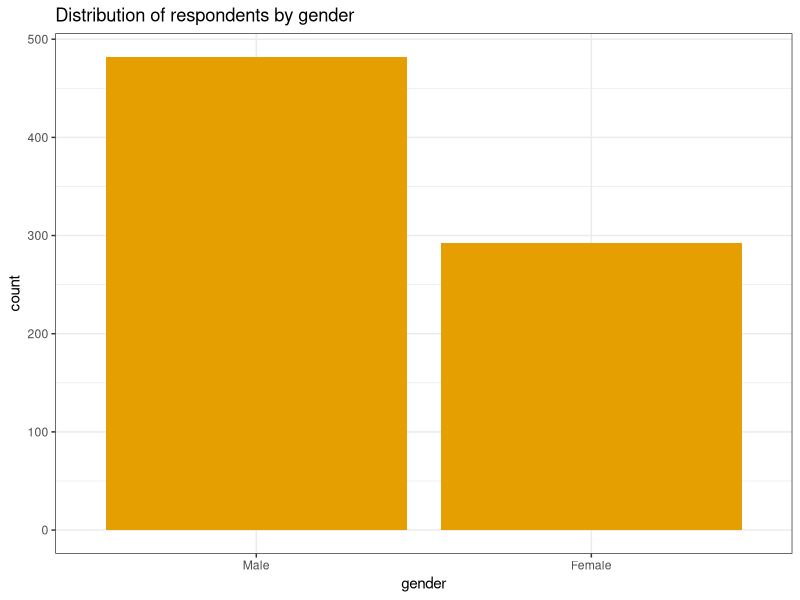
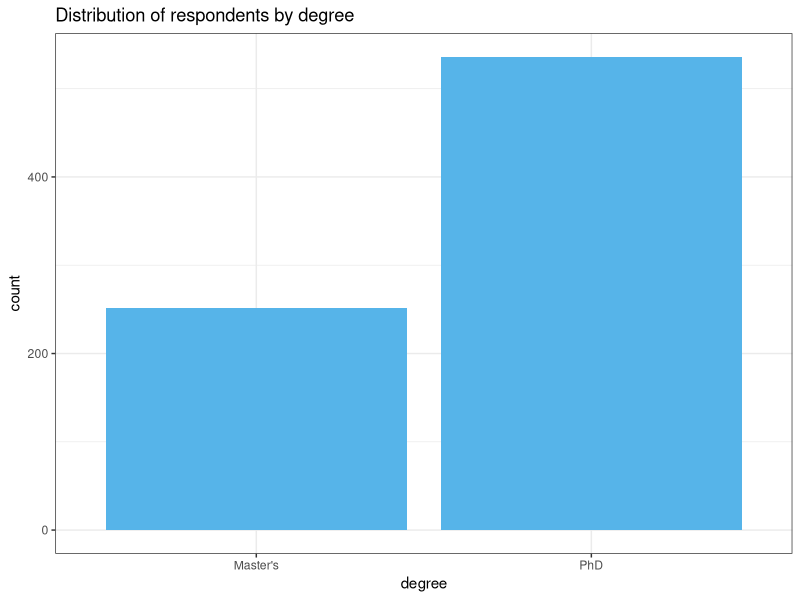
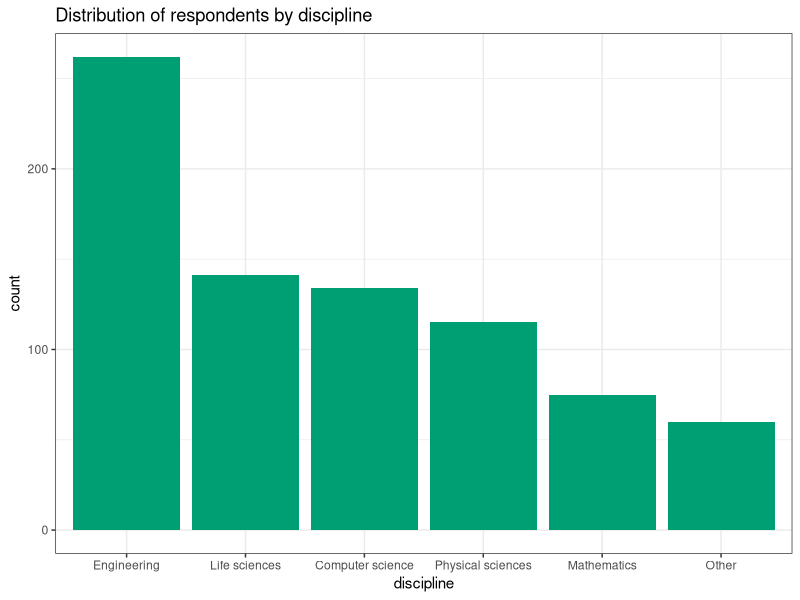
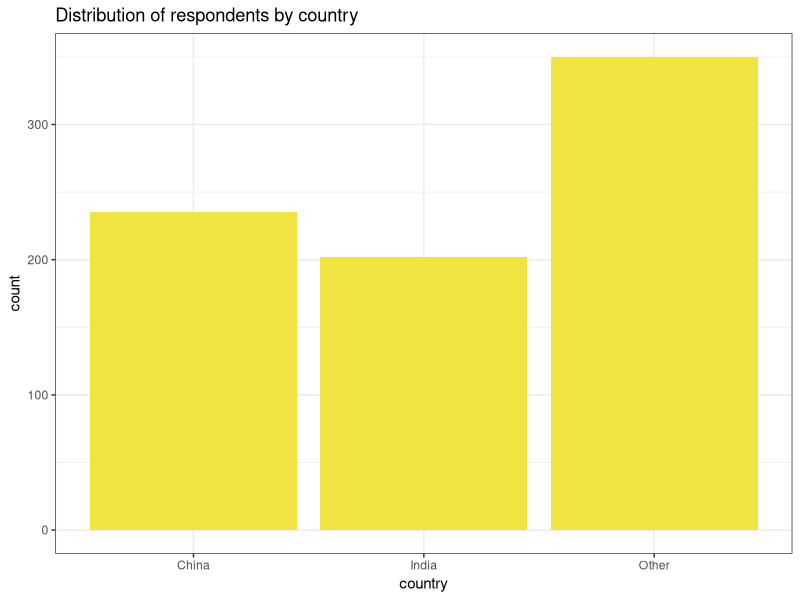
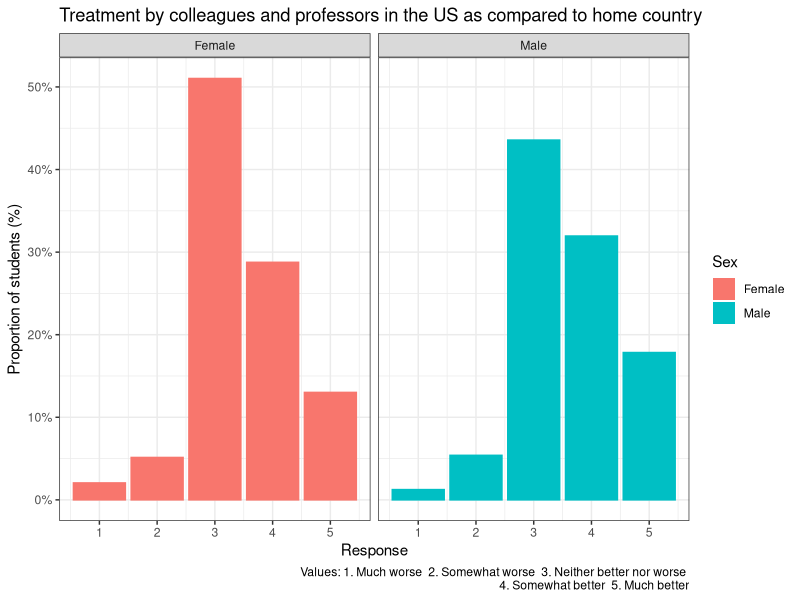
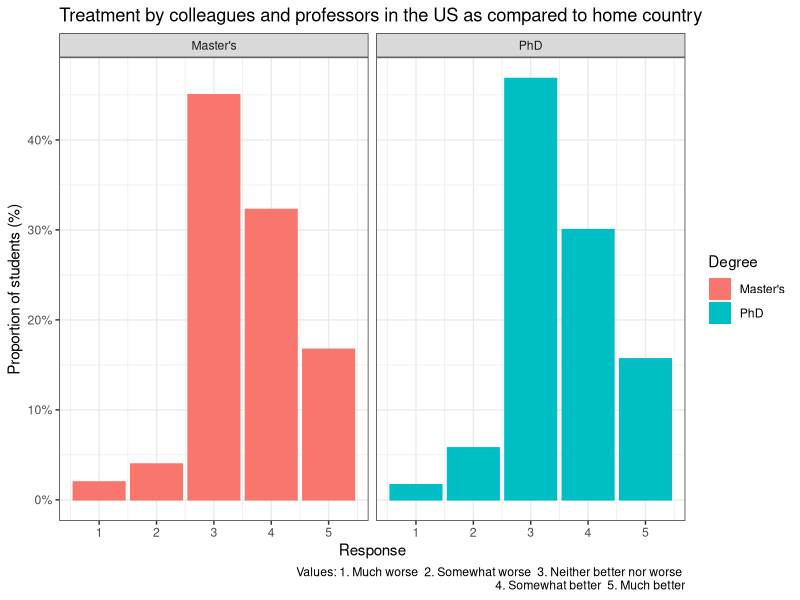
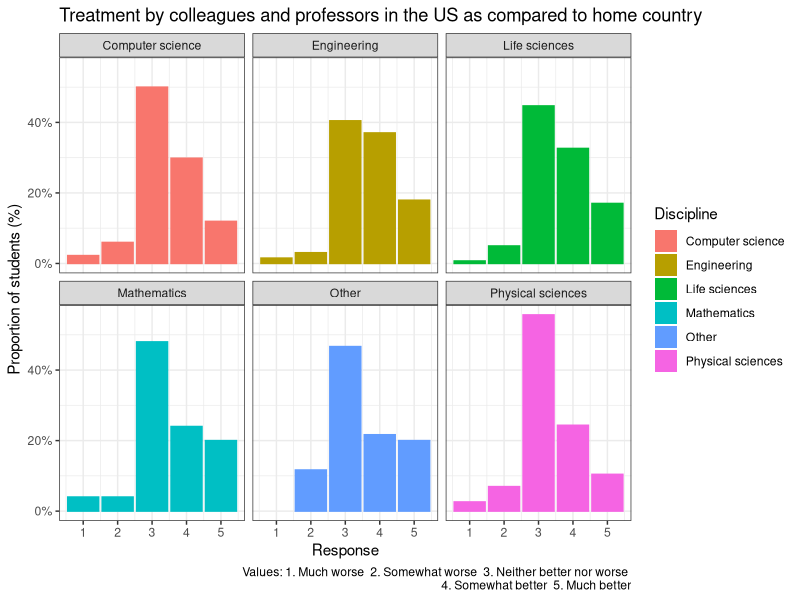
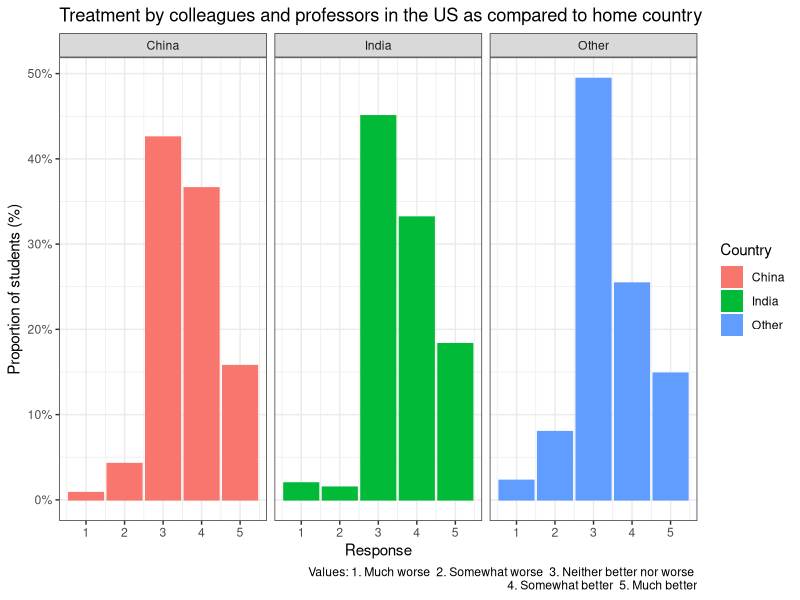

Recreate these plots in R, in order.
## ---- chunk 1
knitr::opts_chunk$set(echo = TRUE, tidy = TRUE)
library(tidyverse)
cb_palette = c("#999999", "#E69F00", "#56B4E9", "#009E73", "#F0E442", "#0072B2", "#D55E00", "#CC79A7")
## ---- chunk 2
country = read.csv("Country-List-Metadata.csv")
# dom = read.csv("Domestic-graduate-student-survey-results.csv")
inter.data = read.csv("International-graduate-student-survey-results.csv")
# Q39
acad.experience <- rowSums(select(inter.data, Q39_1 , Q39_2 , Q39_3 , Q39_4 , Q39_5 , Q39_6 , Q39_7), na.rm = FALSE, dims = 1)/7
# acad.experience = round(acad.experience)
# Q43
acad.challenges =  as.numeric(inter.data$Q43_1 | inter.data$Q43_2 |inter.data$Q43_3 |inter.data$Q43_4 |inter.data$Q43_5 |inter.data$Q43_7)
inter.small = select(inter.data, Q2, Q3, Q4, Q5, Q22, Q36, Q40, Q41, Q42, Q28)
inter.small$Q39 = acad.experience
inter.small$Q43 = acad.challenges
## ---- chunk 3
inter.small$gender <- as.factor(ifelse(inter.small$Q3==1, "Male", ifelse(inter.small$Q3==2, "Female", NA)))
gender_order <- c("Male", "Female")
ggplot(inter.small[!is.na(inter.small$gender),], aes(x=gender)) + stat_count(fill="#E69F00") + theme_bw() +
  ggtitle("Distribution of respondents by gender") +
  scale_x_discrete(limits = gender_order)
## ---- chunk 4
inter.small$degree <- as.factor(ifelse(inter.small$Q4==1, "Master's", "PhD"))
ggplot(inter.small, aes(x=degree)) + stat_count(fill="#56B4E9") + theme_bw() +
  ggtitle("Distribution of respondents by degree")
## ---- chunk 5
inter.small$discipline <- as.factor(ifelse(inter.small$Q5==1, "Life sciences", ifelse(inter.small$Q5==2, "Physical sciences", ifelse(inter.small$Q5==3, "Engineering", ifelse(inter.small$Q5==4, "Mathematics", ifelse(inter.small$Q5==5, "Computer science", "Other"))))))
disc_order <- c("Engineering", "Life sciences", "Computer science", "Physical sciences", "Mathematics", "Other")
ggplot(inter.small, aes(x=discipline)) + stat_count(fill="#009E73") + theme_bw() +
  ggtitle("Distribution of respondents by discipline") +
  scale_x_discrete(limits = disc_order)
## ---- chunk 6
inter.small$country <- as.factor(ifelse(inter.small$Q22==44, "China", ifelse(inter.small$Q22==91, "India", "Other")))
country_order <- c("China", "India", "Other")
ggplot(inter.small, aes(x=country)) + stat_count(fill="#F0E442") + theme_bw() +
  ggtitle("Distribution of respondents by country") +
  scale_x_discrete(limits = country_order)
## ---- chunk 7
inter.small$likelihood = recode(inter.small$Q28, `1` = 2, `3` = 1, `2` = 0)
inter.small$likelihood = as.factor(inter.small$likelihood)
levels(inter.small$likelihood) <- c("Unlikely", "Somewhat likely", "Very likely")
## ---- chunk 8
ggplot(inter.small[!is.na(inter.small$gender),], aes(x=Q40, color=gender, fill=gender)) +
  geom_bar(mapping = aes(x = Q40, y = ..prop.., group = 1), stat = "count") +
  scale_y_continuous(labels = scales::percent_format(accuracy = 1)) +
  facet_wrap(~gender) +
  guides(fill = guide_legend(title="Sex"), color = FALSE) +
  ggtitle("Treatment by colleagues and professors in the US as compared to home country") +
  labs(caption="Values: 1. Much worse  2. Somewhat worse  3. Neither better nor worse \n  4. Somewhat better  5. Much better") +
  xlab("Response") + ylab("Proportion of students (%)") +
  theme_bw()
## ---- chunk 9
ggplot(inter.small[!is.na(inter.small$degree),], aes(x=Q40, color=degree, fill=degree)) +
  geom_bar(mapping = aes(x = Q40, y = ..prop.., group = 1), stat = "count") +
  scale_y_continuous(labels = scales::percent_format(accuracy = 1)) +
  facet_wrap(~degree) +
  guides(fill = guide_legend(title="Degree"), color = FALSE) +
  ggtitle("Treatment by colleagues and professors in the US as compared to home country") +
  labs(caption="Values: 1. Much worse  2. Somewhat worse  3. Neither better nor worse \n  4. Somewhat better  5. Much better") +
  xlab("Response") + ylab("Proportion of students (%)") +
  theme_bw()
## ---- chunk 10
ggplot(inter.small[!is.na(inter.small$discipline),], aes(x=Q40, color=discipline, fill=discipline)) +
  geom_bar(mapping = aes(x = Q40, y = ..prop.., group = 1), stat = "count") +
  scale_y_continuous(labels = scales::percent_format(accuracy = 1)) +
  facet_wrap(~discipline) +
  guides(fill = guide_legend(title="Discipline"), color = FALSE) +
  ggtitle("Treatment by colleagues and professors in the US as compared to home country") +
  labs(caption="Values: 1. Much worse  2. Somewhat worse  3. Neither better nor worse \n  4. Somewhat better  5. Much better") +
  xlab("Response") + ylab("Proportion of students (%)") +
  theme_bw()
## ---- chunk 11
ggplot(inter.small[!is.na(inter.small$country),], aes(x=Q40, color=country, fill=country)) +
  geom_bar(mapping = aes(x = Q40, y = ..prop.., group = 1), stat = "count") +
  scale_y_continuous(labels = scales::percent_format(accuracy = 1)) +
  facet_wrap(~country) +
  guides(fill = guide_legend(title="Country"), color = FALSE) +
  ggtitle("Treatment by colleagues and professors in the US as compared to home country") +
  labs(caption="Values: 1. Much worse  2. Somewhat worse  3. Neither better nor worse \n  4. Somewhat better  5. Much better") +
  xlab("Response") + ylab("Proportion of students (%)") +
  theme_bw()
## ---- chunk 12
ggplot(inter.small[!is.na(inter.small$gender),], aes(x=Q41, color=gender, fill=gender)) +
  geom_bar(mapping = aes(x = Q41, y = ..prop.., group = 1), stat = "count") +
  scale_y_continuous(labels = scales::percent_format(accuracy = 1)) +
  facet_wrap(~gender) +
  guides(fill = guide_legend(title="Sex"), color = FALSE) +
  ggtitle("Expectation of treatment by colleagues and professors in home country if returned") +
  labs(caption="Values: 1. Much worse  2. Somewhat worse  3. Neither better nor worse \n  4. Somewhat better  5. Much better") +
  xlab("Response") + ylab("Proportion of students (%)") +
  theme_bw()
## ---- chunk 13
ggplot(inter.small[!is.na(inter.small$degree),], aes(x=Q41, color=degree, fill=degree)) +
  geom_bar(mapping = aes(x = Q41, y = ..prop.., group = 1), stat = "count") +
  scale_y_continuous(labels = scales::percent_format(accuracy = 1)) +
  facet_wrap(~degree) +
  guides(fill = guide_legend(title="Degree"), color = FALSE) +
  ggtitle("Expectation of treatment by colleagues and professors in home country if returned") +
  labs(caption="Values: 1. Much worse  2. Somewhat worse  3. Neither better nor worse \n  4. Somewhat better  5. Much better") +
  xlab("Response") + ylab("Proportion of students (%)") +
  theme_bw()
## ---- chunk 14
ggplot(inter.small[!is.na(inter.small$discipline),], aes(x=Q41, color=discipline, fill=discipline)) +
  geom_bar(mapping = aes(x = Q41, y = ..prop.., group = 1), stat = "count") +
  scale_y_continuous(labels = scales::percent_format(accuracy = 1)) +
  facet_wrap(~discipline) +
  guides(fill = guide_legend(title="Discipline"), color = FALSE) +
  ggtitle("Expectation of treatment by colleagues and professors in home country if returned") +
  labs(caption="Values: 1. Much worse  2. Somewhat worse  3. Neither better nor worse \n  4. Somewhat better  5. Much better") +
  xlab("Response") + ylab("Proportion of students (%)") +
  theme_bw()
## ---- chunk 15
ggplot(inter.small[!is.na(inter.small$country),], aes(x=Q41, color=country, fill=country)) +
  geom_bar(mapping = aes(x = Q41, y = ..prop.., group = 1), stat = "count") +
  scale_y_continuous(labels = scales::percent_format(accuracy = 1)) +
  facet_wrap(~country + degree) +
  guides(fill = guide_legend(title="Country"), color = FALSE) +
  ggtitle("Expectation of treatment by colleagues and professors in home country if returned") +
  labs(caption="Values: 1. Much worse  2. Somewhat worse  3. Neither better nor worse \n  4. Somewhat better  5. Much better") +
  xlab("Response") + ylab("Proportion of students (%)") +
  theme_bw()
## ---- chunk 16
aggregate(Q40 ~ degree + Q41, data=inter.small, length)
## ---- chunk 17
ggplot(inter.small[!is.na(inter.small$gender),], aes(x = Q39, ..count.., fill = likelihood)) + 
  geom_density(position = "fill") + 
  ggtitle("Likelihood of staying in the US after graduation") + 
  scale_fill_manual(values = cb_palette) +
  facet_wrap(~gender)
## ---- chunk 18
ggplot(inter.small, aes(x = Q40, ..count.., fill = likelihood)) + stat_count(position = "fill") + ggtitle("Likelihood of staying in the US after graduation") + scale_fill_manual(values = cb_palette)
## ---- chunk 19
ggplot(inter.small, aes(x = Q41, ..count.., fill = likelihood)) + stat_count(position = "fill") + ggtitle("Likelihood of staying in the US after graduation") + scale_fill_manual(values = cb_palette)
## ---- chunk 20
ggplot(inter.small, aes(x = Q42, ..count.., fill = likelihood)) + stat_count(position = "fill") + ggtitle("Likelihood of staying in the US after graduation") + scale_fill_manual(values = cb_palette)
## ---- chunk 21
ggplot(inter.small, aes(x = Q43, ..count.., fill = likelihood)) + stat_count(position = "fill") + ggtitle("Likelihood of staying in the US after graduation") + scale_fill_manual(values = cb_palette)
## ---- chunk 22
ggplot(inter.small, aes(x = Q36, ..count.., fill = likelihood)) + stat_count(position = "fill") + ggtitle("Likelihood of staying in the US after graduation") + scale_fill_manual(values = cb_palette)
## ---- chunk 23
summary(factor(inter.data$Q22))
